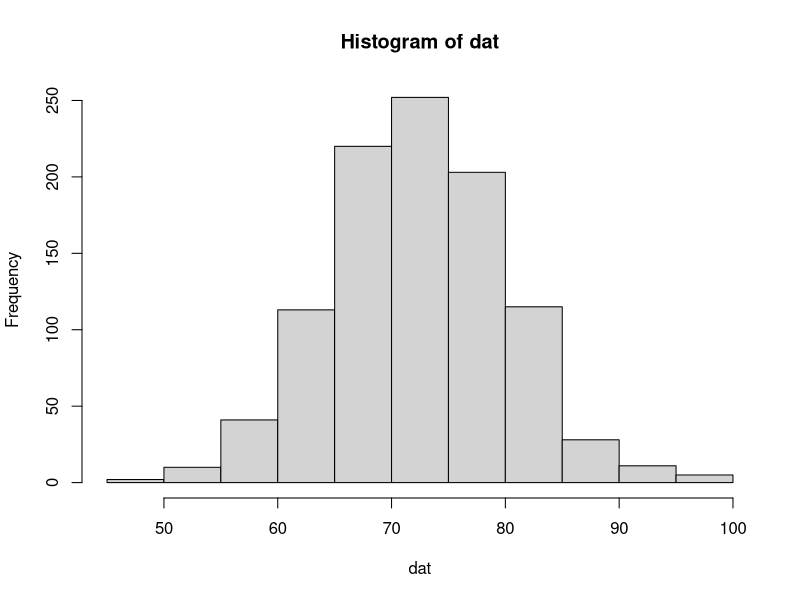

R code for this plot:

# Sample Size Calculations Based on Robson and Regier 1964 
# Written by Ben Buzzee 4/26/2018



sample_size <- function(alpha, p, N){
  
  # alpha is the precision (percent of time the confidence interval will contain the parameter)
  # p is the accuracy, the estimate will be within p% of the true value
  # N is the guesstimate of the population size
  
  # output will be M and C the number of fish that need to be captured 
  # during the first and second event respectively
  
  # phyper(q,m,n,k)
  # q = fish recaptures
  # m = number of fish captured in first event
  # n = N - n, number of non-tagged fish
  # k = number of fish captured in second event
  
  # in a lake with n+m fish, m have tags. Find the probability that q out of k fish captured
  # during the second event have tags
  
  #============================================
  # Proposed Algorithm:
  # 1: Guess values for M and C
  # 2: Substitute into probability statement to see if 1-alpha <= P(RL < R < RR)
  # 3. If true, decrease sample size, if false, increase 
  # 4. Return to Step 2 until the smallest values of M and C that satisfy the eq. in line 2 are found
  #============================================
  
  # NOTE: to simplify the guessing and checking, we will assume M = C
  # in the phyper() parameterization, this means m = k

  check_prec <- function(guess){
    # function returns true or false 
    
    
    # Equivalent interpretation derived from Eq. 2 in paper:
    # For the guessed values of M and C, the probability
    # that N_hat is between N - Np and N + Np is (precision)
    
    RU <- round(guess^2/((1-p)*N))
    RL <- round(guess^2/((1+p)*N))
    
    precision <- phyper(q = RU, m = guess, n = N-guess, k = guess) - phyper(q = RL, m = guess, n = N-guess, k = guess)
    
    return(1-alpha <= precision)
  }
  

  # initialize values for looping procedure
  guess_vec <- NULL
  i <- 1
  guess_vec[i] <- round(N*.1)
  
  while (TRUE){
    
    # Check: Is the precision criteria met for the current guess but not the previous? If so, stop.
    if(length(guess_vec) > 1){
      if(check_prec(guess_vec[i]) & !check_prec(guess_vec[i-1])){
        break
      }
    }
    
    
    # Is the precion criteria met for M and C? If so, tick down sample size by 1 and check again.
    # If the precision criteria is not met, increase sample size and check again.
    if(check_prec(guess_vec[i])){
      
      guess_vec[i+1] <- guess_vec[i] - 1
      i <- i + 1
      
    }else{
      guess_vec[i+1] <- guess_vec[i] + 1
      i <- i + 1
    }
  
    
  }
  
  # return the number of fish that need to be captured in both events
  # and the number of iterations it took to get there 
  
  return(list(captures = guess_vec[length(guess_vec)], iter = i))
  
}


sample_size(N = 10000, p = .25, alpha = .05)  



# Power function

# for a given alpha, M, C, NH and N0 calculate the power


hyper_power <- function(n, alpha, NH, N0){
  
  # n is the sample size for both the mark and recapture occasions
  # alpha is the precision
  # NH is the population size under the alternative
  # N0 is the population size under the null
  
  # find critical value under the null
  
  if(NH>N0){
  crit <- qhyper(p = alpha, m = n, n = N0-n, k = n)
  }else{
  crit <- qhyper(p = 1 - alpha, m = n, n = N0-n, k = n)
  }
  
  # find the probability of an Nhat less than that crit value under the alternative
  power <- phyper(crit, m = n, n = NH-n, k = n)
  
  return(power)
}

hyper_power(804, .05, 7000, 6000)  

N <- 10000

dat <- rhyper(nn = 1000, m = 804, n = 10000-804, k = 904)

hist(dat)

?vline



